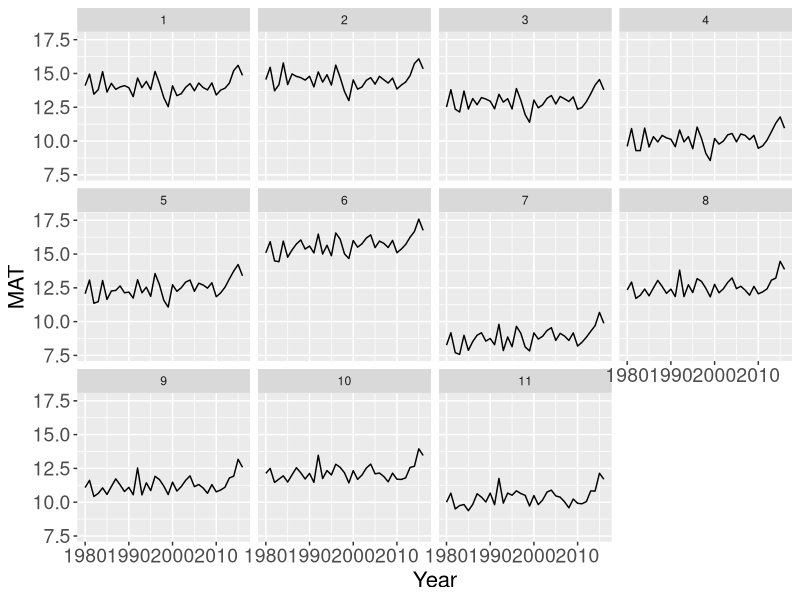
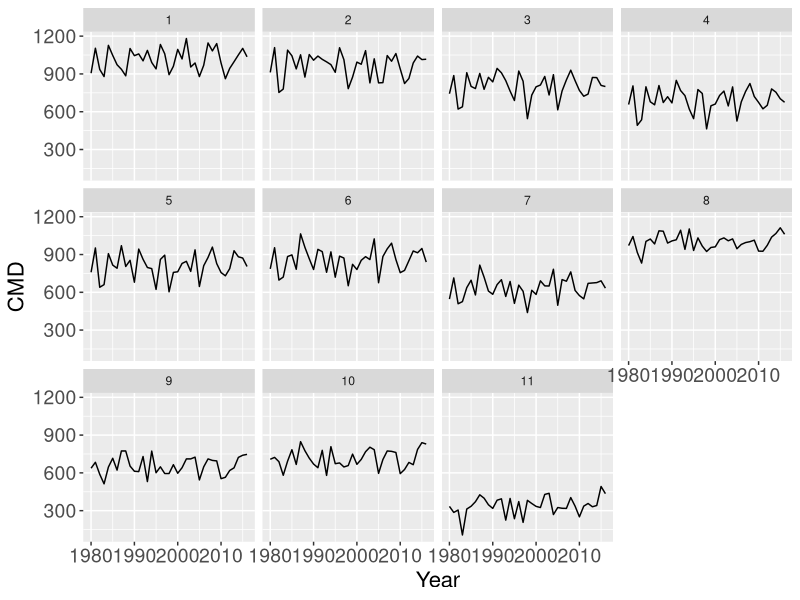
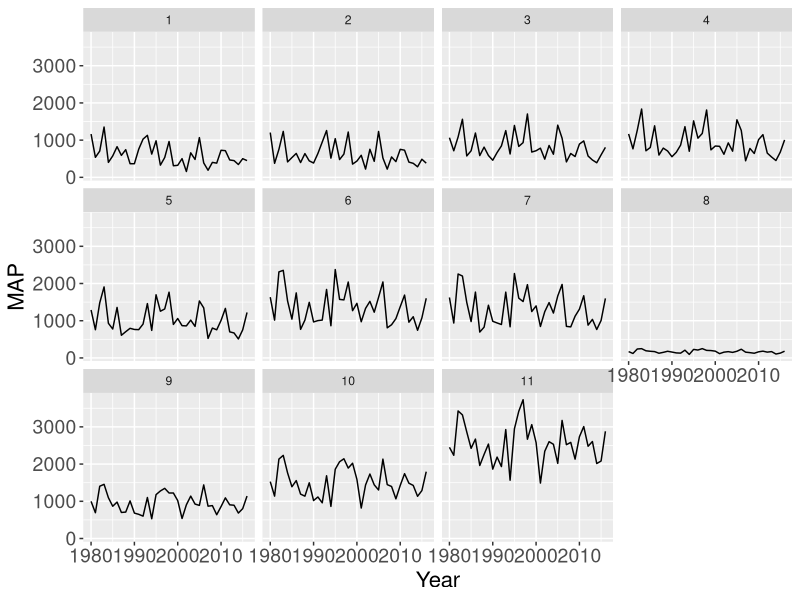
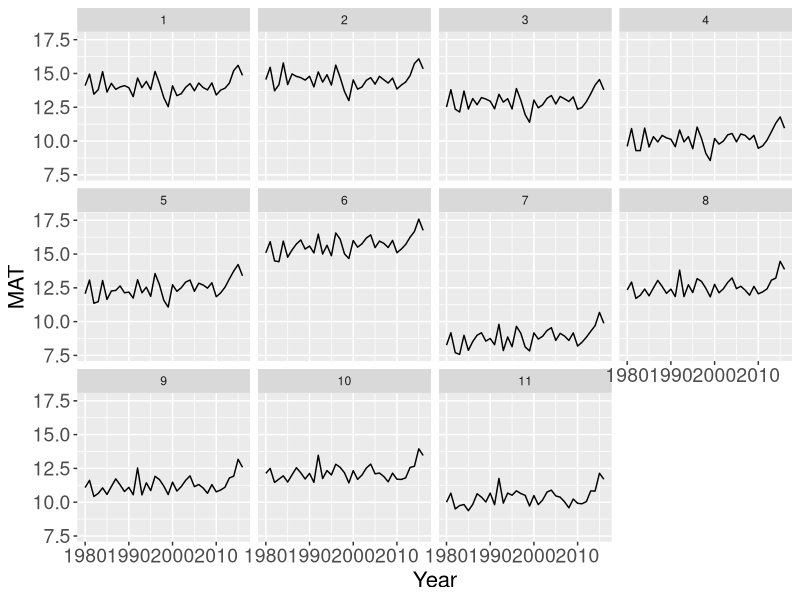
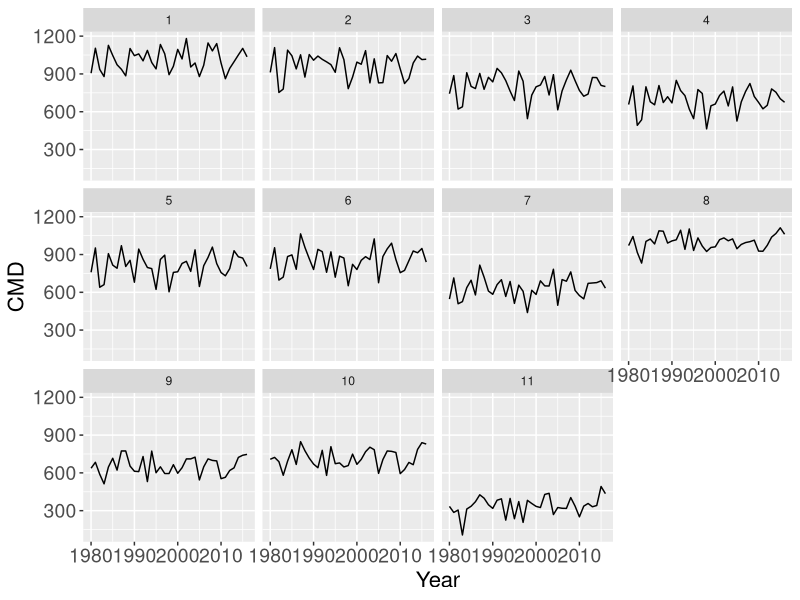
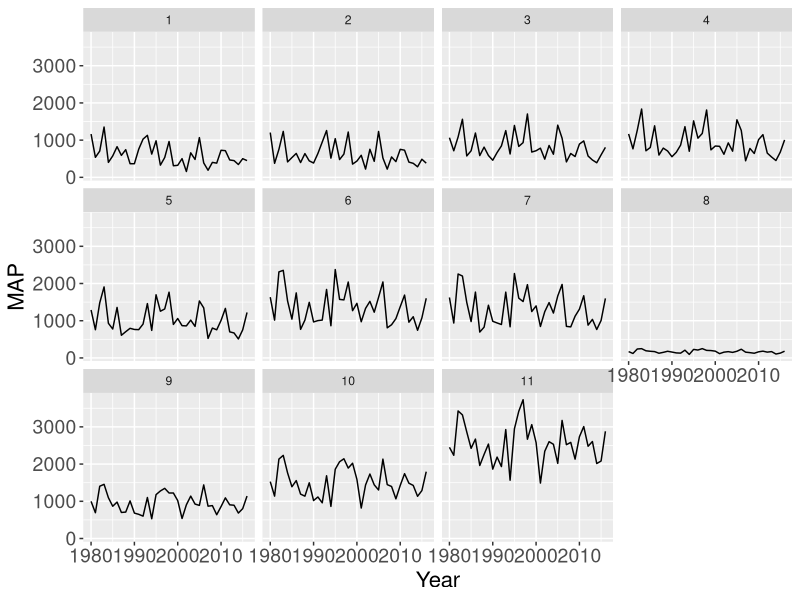

Reproduce these figures in R, in order.
##################################################################################
## Daniel Anstett
## Timeseries graphs of weather from 1980 to 2016
## MAT = Mean Annual Temp, CMD = Climate Moisture Deficit, MAP = Mean Annual Precipitation
##
##
## Last Modified January 21, 2020
###################################################################################


###################################################################################
#Import libraries
library(tidyverse)
library(cowplot)

###################################################################################
#Imports 1980-2009 climate data
m_year<-read.csv('Data/m_year.csv', header=T) 
m_year<- m_year %>% select(ID,ID2,hist_year,Latitude,CMD,MAT,MAP) #Select relevant data
colnames(m_year)[3]<-"Year"

#Imports 2009-2016 climate data
weather<-read.csv('Data/weather.csv', header=T) 
weather<- weather %>% select(ID,ID2,Year,Latitude,CMD,MAT,MAP) #Select relevant data

#Bind the data set and rename sites
clim_time<-bind_rows(m_year,weather)
clim_time<-clim_time %>% filter(ID!="S11")
clim_time<-clim_time %>% mutate(Site = ifelse(ID =="S02", 1, 
  ifelse((ID=="S07"), 2, 
         ifelse((ID=="S10"), 3,
                ifelse((ID=="S08"), 4,
                       ifelse((ID=="S32"), 5,
                              ifelse((ID=="S29"), 6,
                                     ifelse((ID=="S18"), 7,
                                            ifelse((ID=="S17"), 8,
                                                   ifelse((ID=="S16"), 9,
                                                          ifelse((ID=="S36"), 10,11)))))))))))

###################################################################################
###################################################################################
# Make weather timeseries graphics

# Mean Annual Temp vs Year
all_MAT <-ggplot(clim_time , aes(x=Year, y=MAT))+ 
  geom_line()+
  facet_wrap(.~Site)+
  theme(axis.title = element_text(size = 16))+
  theme(axis.text = element_text(size = 14))
  all_MAT
ggsave("Fig S5.pdf", width = 12, height = 7, units = "in")

# Climate Moisture Deficit, vs Year
all_CMD <-ggplot(clim_time , aes(x=Year, y=CMD))+ 
  geom_line()+
  facet_wrap(.~Site)+
  theme(axis.title = element_text(size = 16))+
  theme(axis.text = element_text(size = 14))
all_CMD 
ggsave("Fig S6.pdf", width = 12, height = 7, units = "in")

# Mean Annual Precipitation vs Year
all_MAP <-ggplot(clim_time , aes(x=Year, y=MAP))+ 
  geom_line()+
  facet_wrap(.~Site)+
  theme(axis.title = element_text(size = 16))+
  theme(axis.text = element_text(size = 14))
  all_MAP
ggsave("Fig S7.pdf", width = 12, height = 7, units = "in")
###################################################################################

